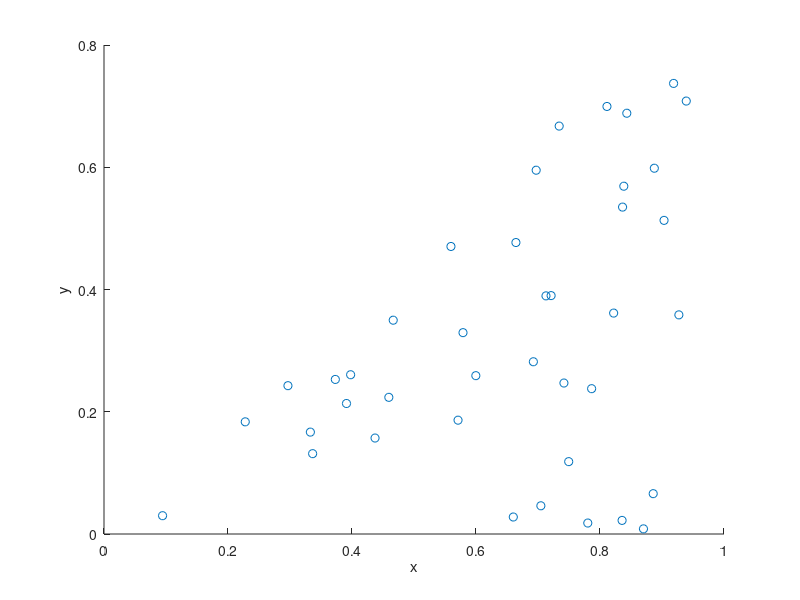

Source code (MATLAB):
%Simulate a Poisson point process on a triangle.
%Author: H. Paul Keeler, 2018.

%Simulation window parameters -- points A,B,C of a triangle
xA=0;xB=1;xC=1; %x values of three points
yA=0;yB=0;yC=1; %y values of three points;

%Point process parameters
lambda=100; %intensity (ie mean density) of the Poisson process

%calculate sides of trinagle
a=sqrt((xA-xB)^2+(yA-yB)^2); 
b=sqrt((xB-xC)^2+(yB-yC)^2); 
c=sqrt((xC-xA)^2+(yC-yA)^2); 
s=(a+b+c)/2; %calculate semi-perimeter

%Use Herron's forumula -- or use polyarea
areaTotal=sqrt(s*(s-a)*(s-b)*(s-c)); %area of triangle

%Simulate Poisson point process
numbPoints=poissrnd(areaTotal*lambda);%Poisson number of points
U=(rand(numbPoints,1));%uniform random variables
V=(rand(numbPoints,1));%uniform random variables

xx=sqrt(U)*xA+sqrt(U).*(1-V)*xB+sqrt(U).*V*xC;%x coordinates of points
yy=sqrt(U)*yA+sqrt(U).*(1-V)*yB+sqrt(U).*V*yC;%y coordinates of points

%Plotting
scatter(xx,yy);
xlabel('x');ylabel('y');